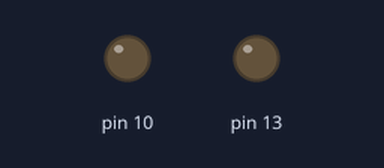
Bench run of a sketch on a simulated Arduino Uno, built with avr-gcc and run on an emulated ATmega328P. Shown: output pins drawn as LEDs (lit = HIGH).

Above: at 0.5 s.
At 1.5 s:
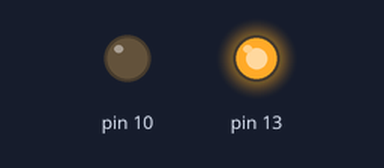
At 3.5 s:
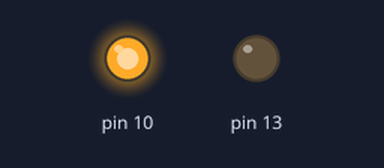
Timing chart, 0 to 5.2 s (numbered marks = the images above):
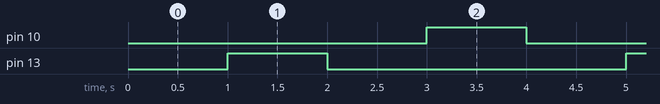

Measured:
- by itself, pin 10, pin 13: alternates HIGH for 1.0 s and LOW for 3.0 s
- by itself, everything shown: repeats every 4.0 s, in 4 steps

The sketch:

RG_LED-Blinking.ino
```cpp
void setup() {

 // put your setup code here, to run once:
pinMode(13, OUTPUT);
pinMode(10,OUTPUT);
}

void loop() {
  delay(1000);
  digitalWrite(13,HIGH);
  // put your main code here, to run repeatedly:
  delay(1000);
  digitalWrite(13,LOW);
  delay(1000);
  digitalWrite(10,HIGH);
  // put your main code here, to run repeatedly:
  delay(1000);
  digitalWrite(10,LOW);


}
```
